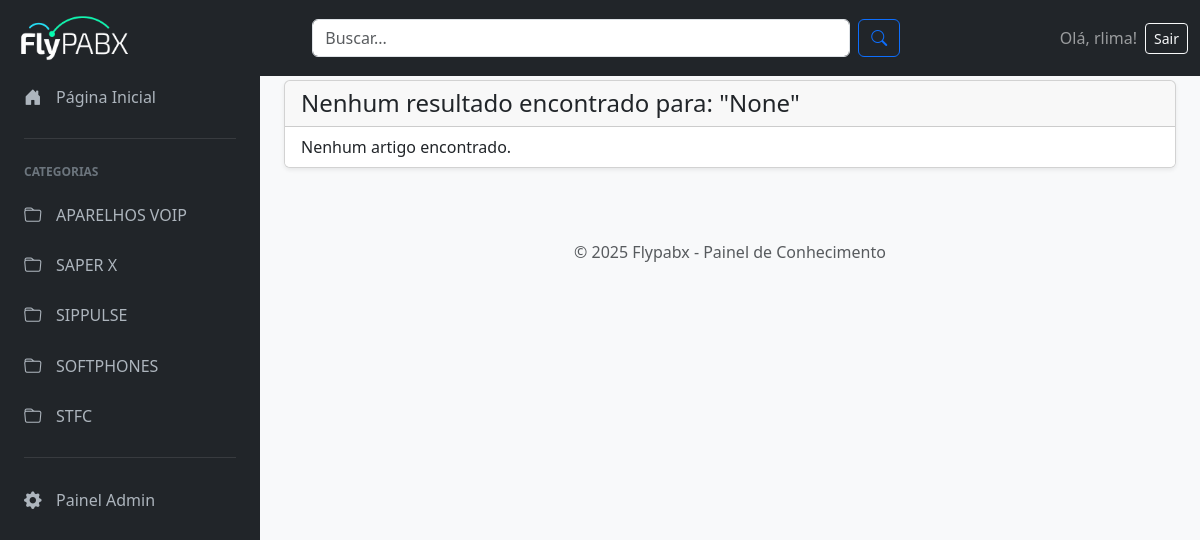
The app's page /search/ (signed in) with its own data.
### base/models.py (models this page shows, shortened)
class Categoria(models.Model):
    nome = models.CharField(max_length=100, unique=True)
    slug = models.SlugField(max_length=100, unique=True, blank=True)
    parent = models.ForeignKey('self', null=True, blank=True, related_name='children', on_delete=models.CASCADE)
    class Meta:
        verbose_name = "Categoria"
        verbose_name_plural = "Categorias"
        unique_together = ('slug', 'parent',)
        ordering = ['nome'] # Ordena alfabeticamente

### base/views.py (the view)
# urls.py: path('search/', views.search_results, name='search_results'),
@login_required
def search_results(request):
    query = request.GET.get('q') # Pega o parâmetro 'q' da URL (ex: /search/?q=sip)
    results = []
    if query:
        results = Artigo.objects.filter(
            Q(titulo__icontains=query) | Q(conteudo__icontains=query)
        ).distinct()
    return render(request, 'base/search_results.html', {
        'query': query,
        'results': results,
    })

### base/context_processors.py (called while the page is built)
def all_categories(request):
    return {
        'all_categories': Categoria.objects.filter(parent__isnull=True)
    }

### base/templates/base/search_results.html (shortened to what this page needs)
{% extends 'base/base.html' %}
{% block content %}
<div class="card shadow-sm">
    <div class="card-header">
        <h1 class="h4 mb-0">
            {% if results %}
                Resultados da busca por: "{{ query }}"
            {% else %}
                Nenhum resultado encontrado para: "{{ query }}"
            {% endif %}
        </h1>
    </div>
    <div class="list-group list-group-flush">
        {% for art in results %}
        <a href="{% url 'artigo_detail' art.slug %}?highlight={{ query }}" class="list-group-item list-group-item-action">
            {{ art.titulo }}
            <span class="d-block text-muted small">em &raquo; {{ art.categoria.nome }}</span>
        </a>
        {% empty %}
        <li class="list-group-item">Nenhum artigo encontrado.</li>
        {% endfor %}
    </div>
</div>
{% endblock %}

### base/templates/base/base.html (shortened to what this page needs)
{% load static %}
<!DOCTYPE html>
<html lang="pt-br">
<head>
    <link href="https://cdn.jsdelivr.net/npm/bootstrap@5.3.3/dist/css/bootstrap.min.css" rel="stylesheet">
    <link rel="stylesheet" href="https://cdn.jsdelivr.net/npm/bootstrap-icons@1.11.3/font/bootstrap-icons.min.css">
    <link rel="stylesheet" href="{% static 'base/style.css' %}">
</head>
<body>
    <nav class="navbar navbar-expand-lg navbar-dark bg-dark fixed-top">
        <div class="container-fluid d-flex justify-content-between align-items-center">
            <a class="navbar-brand" href="{% url 'home' %}">
                <img src="{% static 'base/logo-flypabx.png' %}" alt="Logo"
                     style="height: 50px;"
                     class="d-inline-block align-middle">
            </a>
            <form action="{% url 'search_results' %}" method="GET" class="d-flex w-50 mx-auto" role="search">
                <input class="form-control me-2" type="search" name="q" placeholder="Buscar..." aria-label="Buscar" value="{{ request.GET.q }}">
                <button class="btn btn-outline-primary" type="submit">
                    <i class="bi bi-search"></i>
                </button>
            </form>
            <span class="navbar-text d-flex align-items-center">
                Olá, {{ user.username }}!
                <form action="{% url 'logout' %}" method="post" class="ms-2">
                    <button type="submit" class="btn btn-sm btn-outline-light">Sair</button>
                </form>
            </span>
        </div>
    </nav>
    <div class="page-wrapper">
        <nav class="sidebar-wrapper">
            <ul class="sidebar-nav">
                <li class="sidebar-nav-item">
                    <a href="{% url 'home' %}" class="sidebar-nav-link">
                        <i class="bi bi-house-door-fill"></i>
                        <span>Página Inicial</span>
                    </a>
                </li>
                <li class="sidebar-nav-item-divider"></li>
                <li class="sidebar-nav-item-title">Categorias</li>
                {% for cat in all_categories %}
                <li class="sidebar-nav-item">
                    <a href="{% url 'categoria_detail' cat.slug %}" class="sidebar-nav-link">
                        <i class="bi bi-folder"></i>
                        <span>{{ cat.nome }}</span>
                    </a>
                </li>
                {% empty %}
                <li class="sidebar-nav-item">
                    <span class="sidebar-nav-link text-muted">Sem categorias</span>
                </li>
                {% endfor %}
                <li class="sidebar-nav-item-divider"></li>
                <li class="sidebar-nav-item">
                    <a href="/admin/" target="_blank" class="sidebar-nav-link">
                        <i class="bi bi-gear-fill"></i>
                        <span>Painel Admin</span>
                    </a>
                </li>
            </ul>
        </nav>
        <main class="main-content">
            <div class="container-fluid p-4">
                {% block content %}
                {% endblock %}
            </div>
            <footer class="text-center mt-5 mb-3 text-muted">
                &copy; {% now "Y" %} Flypabx - Painel de Conhecimento
            </footer>
        </main>
    </div>
</body>
</html>

### base/static/base/style.css (style rules this page uses)
:root { --cor-primaria-flypabx: #005A9C; --cor-secundaria-flypabx: #00BFFF; --cor-fundo-claro: #f8f9fa; --cor-texto: #212529; }
body { background-color: var(--cor-fundo-claro); }
.navbar-dark.bg-dark { background-color: #212529 !important; }
a, .list-group-item-action { color: var(--cor-primaria-flypabx); text-decoration: none; }
html, body { height: 100%; }
body { padding-top: 56px; background-color: var(--cor-fundo-claro); }
.page-wrapper { display: grid; grid-template-columns: 260px 1fr; height: calc(100vh - 56px); }
.sidebar-wrapper { background-color: #212529; color: #f8f9fa; overflow-y: auto; height: calc(100vh - 56px); }
.sidebar-nav { list-style: none; padding-left: 0; margin: 0; padding-top: 1rem; }
.sidebar-nav-item-title { font-size: 0.75rem; text-transform: uppercase; font-weight: 700; color: #6c757d; padding: 0.5rem 1.5rem; }
.sidebar-nav-item-divider { height: 1px; background-color: rgba(255, 255, 255, 0.1); margin: 1rem 1.5rem; }
.sidebar-nav-link { display: flex; align-items: center; color: #adb5bd; text-decoration: none; padding: 0.75rem 1.5rem; transition: all 0.2s ease; }
.sidebar-nav-link i { font-size: 1.1rem; margin-right: 0.75rem; width: 20px; }
.main-content { grid-column: 2 / 3; overflow-y: auto; height: calc(100vh - 56px); }

### records on screen
Categoria: nome "APARELHOS VOIP"
Categoria: nome "SAPER X"
Categoria: nome "SIPPULSE"
Categoria: nome "SOFTPHONES"
Categoria: nome "STFC"

### other values on screen
{{ user.username }} "rlima"
{{ query }} "None"
